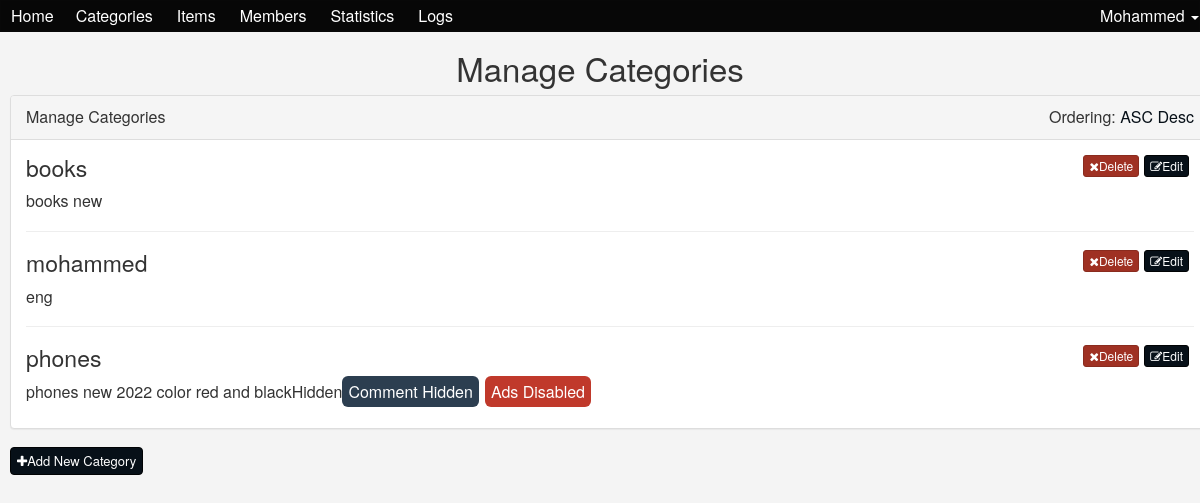
/admin/categories.php?sort=DESC (signed in), run on the app's committed database.
### tables this page shows
CREATE TABLE `categories` (
  `ID` smallint(6) NOT NULL,
  `Name` varchar(255) NOT NULL,
  `Description` text NOT NULL,
  `Ordering` int(11) NOT NULL,
  `Visibility` tinyint(4) NOT NULL DEFAULT 0,
  `Allow_Comment` tinyint(4) NOT NULL DEFAULT 0,
  `Allow_Ads` tinyint(4) NOT NULL DEFAULT 0
);

### admin/categories.php (the view, shortened to what this page needs)
<?php
 if(isset($_SESSION['Username'])){
    include 'init.php';
    $do = isset($_GET['do']) ? $_GET['do'] : 'Manage' ;
    if($do == 'Manage'){
      $sort = 'ASC';
      $sort_array = array('ASC', 'DESC');
      if (isset($_GET['sort']) && in_array($_GET['sort'], $sort_array)){
        $sort = $_GET['sort'];
      }
      $stmt2 = $con->prepare("SELECT * FROM categories ORDER BY Ordering $sort");
      $stmt2->execute();
      $cats = $stmt2->fetchAll(); ?>
       <h1 class="text-center">Manage Categories</h1>
       <div class="container categories">
        <div class="panel panel-default">
        <div class="panel-heading">Manage Categories
          <div class="ordering pull-right">
            Ordering:
            <a class="<?php if ($sort == 'ASC') {echo 'active' ;} ?>" href="?sort=ASC">ASC</a>
            <a class="<?php if ($sort == 'DESC') {echo 'active' ;} ?>" href="?sort=DESC">Desc</a>
          </div>
        </div>
        <div class="panel-body">
          <?php
           foreach($cats as $cat){
              echo "<div class='cat'>";
              echo "<div class='hidden-buttons'>";
              echo "<a href='categories.php?do=Edit&catid=".$cat['ID']."' class='btn btn-xs btn-primary'><i class='fa fa-edit'></i>Edit</a>";
              echo "<a href='categories.php?do=Delete&catid=".$cat['ID']."' class='btn btn-xs btn-danger'><i class='fa fa-close'></i>Delete</a>";
              echo "</div>";
              echo "<h3>". $cat['Name'] . "</h3>";
              echo "<p>"; if($cat['Description'] == ''){ echo 'This category has no description';} else { echo $cat['Description']; }  "<p>";
               if($cat['Visibility'] == 1){ echo '<span class="Visibility">Hidden</span>';}
               if($cat['Allow_Comment'] == 1){ echo '<span class="commenting">Comment Hidden</span>';}
               if($cat['Allow_Ads'] == 1){ echo '<span class="advertises">Ads Disabled</span>';}
              echo "</div>";
              echo "<hr>";
           }
          ?>
        </div>
        </div>
        <a class="btn btn-primary" href="categories.php?do=Add"><i class="fa fa-plus"></i>Add New Category</a>
       </div>
    <?php
    }
   include 'includes/templates/footer.php';
   } else{
  header('Location: index.php');
  exit();
}
?>

### admin/layout/css/backend.css (style rules this page uses)
body { background-color: #F4F4F4; font-size: 16px; }
body { background-color: #F4F4F4; }

### admin/categories.php (style rules this page uses)
.categories .cat h3 { margin: 0 0 10px; }
.categories .cat .commenting { background-color: #2c3e50; color: #FFF; padding: 4px 6px; margin-right: 6px; border-radius: 6px; }
.categories .cat .advertises { background-color: #c0392b; color: #FFF; padding: 4px 6px; margin-right: 6px; border-radius: 6px; }
.categories .cat .hidden-buttons a { float:right; }
.categories .cat .hidden-buttons a { margin-right:5px; }

### data on the page
categories: Name "books", Description "books new"
categories: Name "mohammed", Description "eng"
categories: Name "phones", Description "phones new 2022 color red and black", Visibility "Hidden", Allow_Comment "Comment Hidden", Allow_Ads "Ads Disabled"

### other printed values
lang('HOME_ADMIN') "Home"
lang('CATEGORIES') "Categories"
lang('ITEMS') "Items"
lang('MEMBERS') "Members"
lang('STATISTICS') "Statistics"
lang('LOGS') "Logs"
